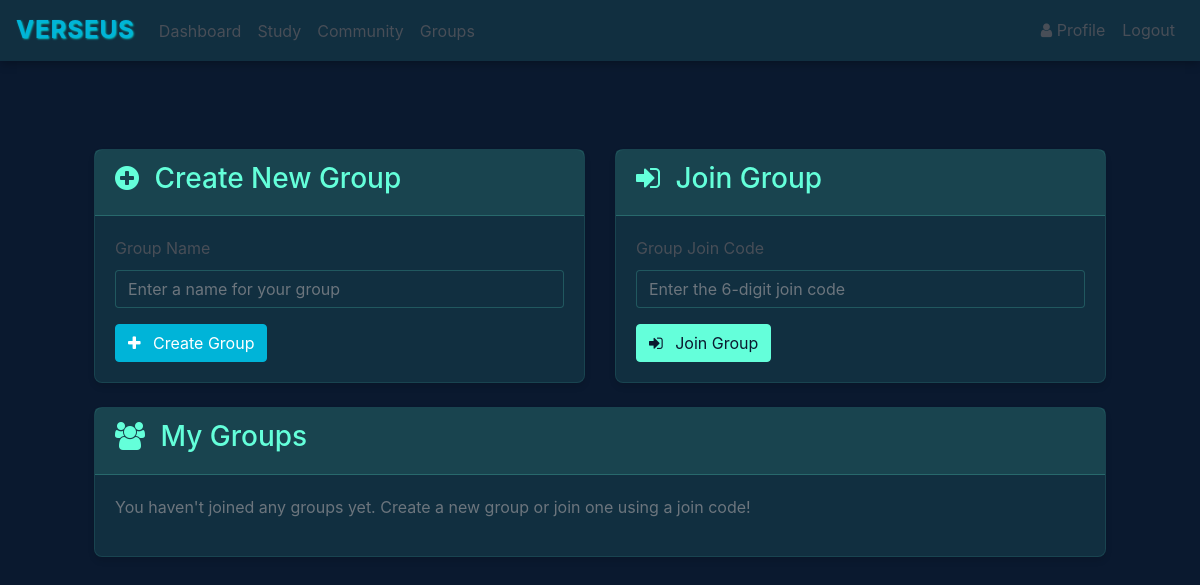
/groups (signed in), run on an earlier commit of the app's database.
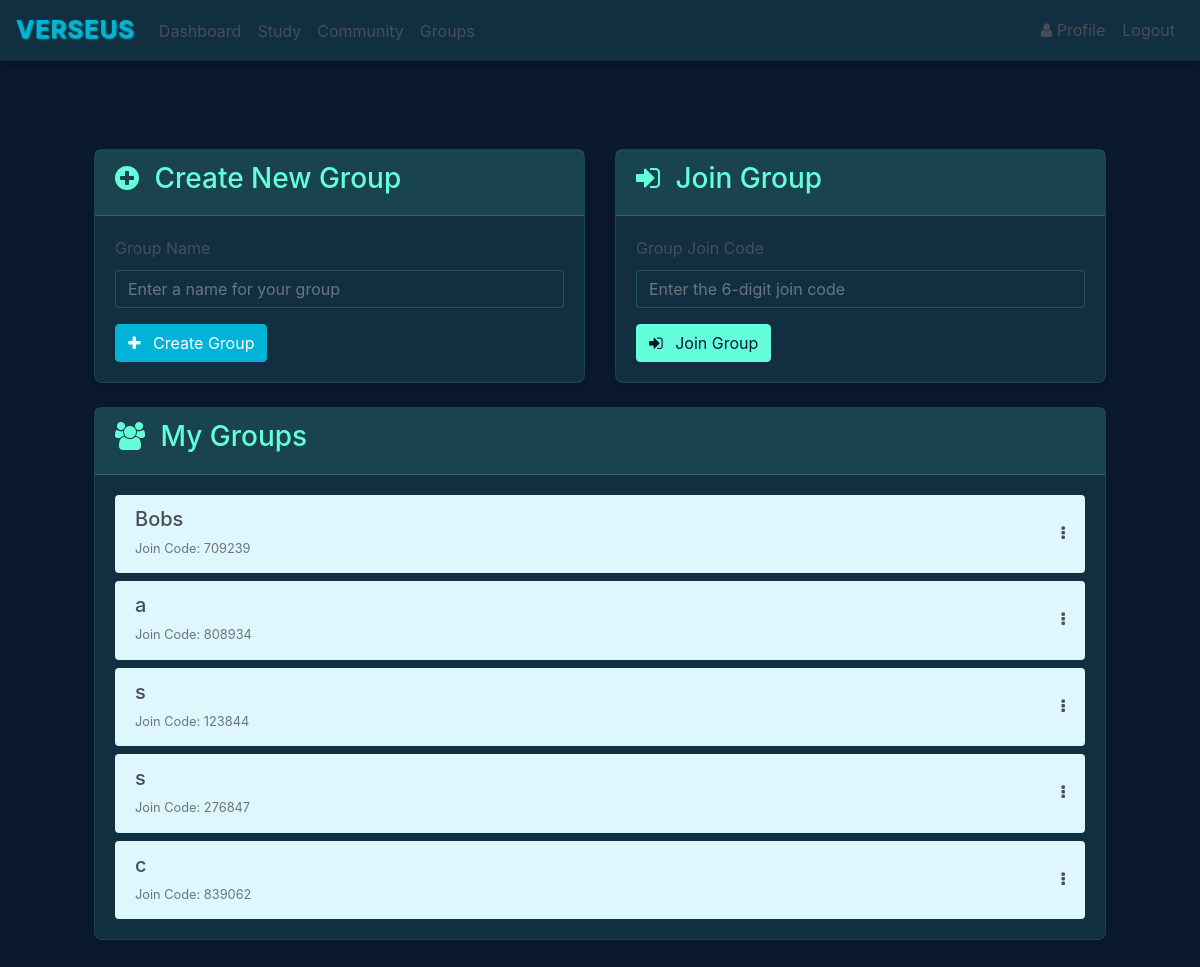
And on a later commit of the database.
### website/models.py (models this page shows)
class Group(db.Model):
    id = db.Column(db.Integer, primary_key=True)
    name = db.Column(db.String(150), nullable=False)
    join_passcode = db.Column(db.String(50), nullable=False)
    members = db.relationship('User', secondary='user_groups_association', back_populates='groups')

### website/views.py (the view, shortened to what this page needs)
@views.route('/groups', methods=['GET', 'POST'])
@login_required
def groups():
    users = User.query.join(Group.members).filter(Group.members.any()).with_entities(User.first_name, User.weekly_score).order_by(User.weekly_score.desc()).all()
    return render_template("groups.html", user=current_user, users=users)

### website/templates/groups.html (shortened to what this page needs)
{% extends "base.html" %}
{% block content %}
<div class="container mt-4">
    <div class="row">
        <div class="col-md-6 mb-4">
            <div class="card">
                <div class="card-header">
                    <h3><i class="fa fa-plus-circle"></i> Create New Group</h3>
                </div>
                <div class="card-body">
                    <form method="POST" action="{{ url_for('views.groups') }}">
                        <div class="mb-3">
                            <label for="group_name" class="form-label">Group Name</label>
                            <input type="text" class="form-control" id="group_name" name="group_name" required
                                placeholder="Enter a name for your group">
                        </div>
                        <div class="d-grid gap-2">
                            <button type="submit" class="btn btn-primary">
                                <i class="fa fa-plus"></i> Create Group
                            </button>
                        </div>
                    </form>
                </div>
            </div>
        </div>
        <div class="col-md-6 mb-4">
            <div class="card">
                <div class="card-header">
                    <h3><i class="fa fa-sign-in"></i> Join Group</h3>
                </div>
                <div class="card-body">
                    <form method="POST" action="{{ url_for('views.join_group') }}">
                        <div class="mb-3">
                            <label for="join_code" class="form-label">Group Join Code</label>
                            <input type="text" class="form-control" id="join_code" name="join_code" required
                                placeholder="Enter the 6-digit join code">
                        </div>
                        <div class="d-grid gap-2">
                            <button type="submit" class="btn btn-success">
                                <i class="fa fa-sign-in"></i> Join Group
                            </button>
                        </div>
                    </form>
                </div>
            </div>
        </div>
        <div class="col-md-12 mb-4">
            <div class="card">
                <div class="card-header">
                    <h3><i class="fa fa-users"></i> My Groups</h3>
                </div>
                <div class="card-body">
                    {% if user.groups %}
                    <div class="list-group list-group-flush">
                        {% for group in user.groups %}
                        <details class="list-group-item">
                            <summary class="d-flex justify-content-between align-items-center">
                                <div>
                                    <h5 class="mb-1">{{ group.name }}</h5>
                                    <small class="text-muted">Join Code: {{ group.join_passcode }}</small>
                                </div>
                                <div>
                                    <i class="fa fa-ellipsis-v"></i>
                                </div>
                            </summary>
                                        {% set sorted_members = group.members|sort(attribute='weekly_score',
                                        reverse=true) %}
                        </details>
                        {% endfor %}
                    </div>
                </div>
            </div>
        </div>
    </div>
    {% else %}
    <p class="text-muted">You haven't joined any groups yet. Create a new group or join one using a join
        code!</p>
    {% endif %}
</div>
</div>
</div>
</div>
</div>
{% endblock %}

### website/templates/base.html (shortened to what this page needs)
<!DOCTYPE html>
<html>
<head>
    <link rel="stylesheet" href="https://stackpath.bootstrapcdn.com/bootstrap/4.4.1/css/bootstrap.min.css"
 />
    <link rel="stylesheet" href="https://stackpath.bootstrapcdn.com/font-awesome/4.7.0/css/font-awesome.min.css"
 />
    <link rel="stylesheet" href="{{ url_for('static', filename='styles.css') }}" />
</head>
<body>
    <nav class="navbar navbar-expand-lg" style="align-items: center;">
        <a href=" /" class="text-logo">Verseus</a>
        <div class="collapse navbar-collapse d-flex" id="navbar">
            <div class="navbar-nav d-flex w-100" style="align-items: center;">
                <div class="d-flex mr-auto" style="padding-top: 0.2rem;">
                    {% if user.is_authenticated %}
                    <a class="nav-item nav-link" id="home" href="/home">Dashboard</a>
                    <a class="nav-item nav-link" id="verseus" href="/verses">Study</a>
                    <a class="nav-item nav-link" id="community" href="/community">Community</a>
                    <a class="nav-item nav-link" id="groups" href="/groups">Groups</a>
                    {% else %}
                    <a class="nav-item nav-link" id="login" href="/login">Login</a>
                    <a class="nav-item nav-link" id="signUp" href="/sign-up">Sign Up</a>
                    {% endif %}
                </div>
                {% if user.is_authenticated %}
                <a class="nav-item nav-link" id="profile" href="/profile/{{ user.first_name }}">
                    <i class="fa fa-user"></i> Profile
                </a>
                <button class="btn btn-link nav-item nav-link" id="logout"
                    onclick="window.location.href='/logout'">Logout</button>
                {% endif %}
            </div>
        </div>
    </nav>
    <div class="container">{% block content %} {% endblock %}</div>
</body>
</html>

### website/static/styles.css (style rules this page uses)
:root { --primary-dark: #0a192f; --secondary-dark: #112f40; --accent-green: #64ffda; --accent-blue: #00b4d8; --text-primary: #484e57; --text-light: #ffffff; --text-secondary: #8892b0; --danger: #ff6b6b; --success: #4caf50; --cream: #ddf7fd; }
body { background-color: var(--primary-dark); color: var(--text-primary); font-family: 'Inter', -apple-system, BlinkMacSystemFont, 'Segoe UI', Roboto, Oxygen, Ubuntu, Cantarell, sans-serif; line-height: 1.6; margin: 0; padding: 0; min-height: 100vh; }
.navbar { background-color: var(--secondary-dark) !important; box-shadow: 0 2px 10px rgba(0, 0, 0, 0.3); }
.text-logo { color: var(--accent-blue); padding-right: 1rem; font-size: 24px; font-weight: bold; letter-spacing: 1px; text-transform: uppercase; text-shadow: 1px 1px 2px rgba(0, 227, 231, 0.866); }
.navbar-brand, .nav-link { color: var(--text-primary) !important; transition: color 0.3s ease; }
.card { background-color: var(--secondary-dark); border: 1px solid rgba(100, 255, 218, 0.1); border-radius: 8px; box-shadow: 0 4px 6px rgba(0, 0, 0, 0.1); transition: transform 0.3s ease, box-shadow 0.3s ease; }
.card-header { background-color: rgba(100, 255, 218, 0.1); border-bottom: 1px solid rgba(100, 255, 218, 0.2); color: var(--accent-green); }
.form-control { background-color: var(--secondary-dark); border: 1px solid rgba(100, 255, 218, 0.2); color: var(--text-primary); transition: border-color 0.3s ease; }
.btn { border-radius: 4px; transition: all 0.3s ease; }
.btn-primary { background-color: var(--accent-blue); border-color: var(--accent-blue); }
.btn-success { background-color: var(--accent-green); border-color: var(--accent-green); color: var(--primary-dark); }
a { color: var(--accent-blue); text-decoration: none; transition: color 0.3s ease; }
.container { padding: 2rem; }
.list-group-item { background-color: var(--cream); border-color: rgba(100, 255, 218, 0.1); margin-bottom: 0.5rem; border-radius: 4px !important; }
.list-group-item:last-child { margin-bottom: 0; }
.card-header h3 i { margin-right: 0.5rem; color: var(--accent-green); }
.btn i { margin-right: 0.5rem; }

What changed in the data, as far as the page shows it:
added Group: name "Bobs", join_passcode "709239"
added Group: name "a", join_passcode "808934"
added Group: name "s", join_passcode "123844"
added Group: name "s", join_passcode "276847"
added Group: name "c", join_passcode "839062"
Also different on the page:
text no longer shown: "You haven't joined any groups yet. Create a new group or join one using a join code!"
